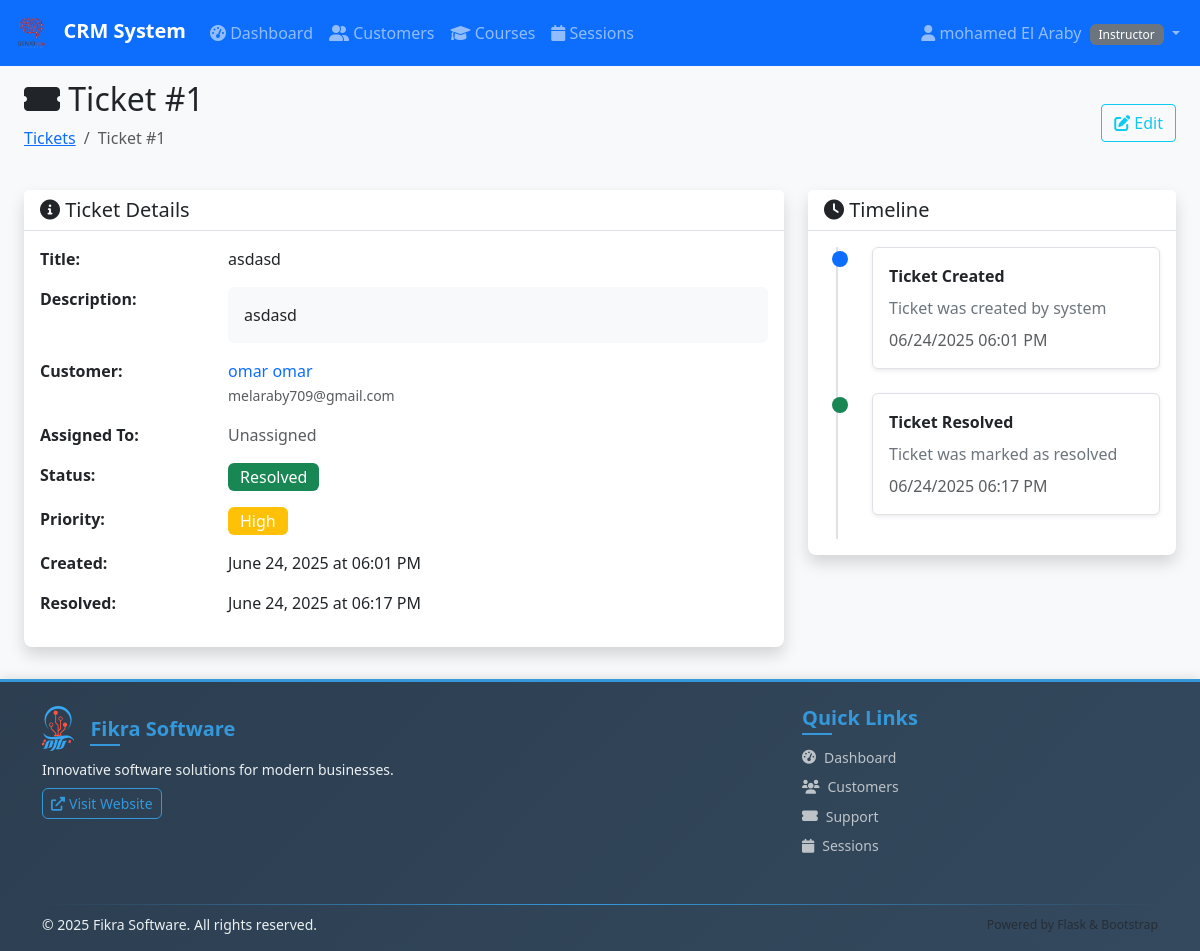
Page /tickets/1 (signed in) on the committed database.
### app.py (models this page shows)
class User(UserMixin, db.Model):
    id = db.Column(db.Integer, primary_key=True)
    username = db.Column(db.String(80), unique=True, nullable=False)
    email = db.Column(db.String(120), unique=True, nullable=False)
    password_hash = db.Column(db.String(120), nullable=False)
    role = db.Column(db.String(20), nullable=False)  # admin, instructor, customer_service
    first_name = db.Column(db.String(50), nullable=False)
    last_name = db.Column(db.String(50), nullable=False)
    created_at = db.Column(db.DateTime, default=datetime.utcnow)
    is_active = db.Column(db.Boolean, default=True)

class Ticket(db.Model):
    id = db.Column(db.Integer, primary_key=True)
    title = db.Column(db.String(100), nullable=False)
    description = db.Column(db.Text, nullable=False)
    customer_id = db.Column(db.Integer, db.ForeignKey('customer.id'), nullable=False)
    assigned_to_id = db.Column(db.Integer, db.ForeignKey('user.id'))
    status = db.Column(db.String(20), default='open')  # open, in_progress, resolved, closed
    priority = db.Column(db.String(10), default='medium')  # low, medium, high, urgent
    created_at = db.Column(db.DateTime, default=datetime.utcnow)
    resolved_at = db.Column(db.DateTime)
    resolution_notes = db.Column(db.Text)
    customer = db.relationship('Customer', backref='tickets')
    assigned_to = db.relationship('User', backref='assigned_tickets')

class Customer(db.Model):
    id = db.Column(db.Integer, primary_key=True)
    first_name = db.Column(db.String(50), nullable=False)
    last_name = db.Column(db.String(50), nullable=False)
    email = db.Column(db.String(120), unique=True, nullable=False)
    phone = db.Column(db.String(20))
    status = db.Column(db.String(20), default='active')  # active, inactive, needs_follow_up, no_show
    assigned_instructor_id = db.Column(db.Integer, db.ForeignKey('user.id'))
    created_at = db.Column(db.DateTime, default=datetime.utcnow)
    initial_notes = db.Column(db.Text)
    assigned_instructor = db.relationship('User', backref='assigned_customers')

### app.py (the view)
@app.route('/tickets/<int:ticket_id>')
@login_required
def ticket_detail(ticket_id):
    ticket = Ticket.query.get_or_404(ticket_id)
    if current_user.role == 'customer_service' and ticket.assigned_to_id != current_user.id:
        flash('Access denied. You can only view tickets assigned to you.', 'error')
        return redirect(url_for('tickets'))
    return render_template('ticket_detail.html', ticket=ticket)

### templates/ticket_detail.html (shortened to what this page needs)
{% extends "base.html" %}
{% block content %}
<div class="container-fluid">
    <div class="row">
        <div class="col-12">
            <div class="d-flex justify-content-between align-items-center mb-4">
                <div>
                    <h2><i class="fas fa-ticket-alt"></i> Ticket #{{ ticket.id }}</h2>
                    <nav aria-label="breadcrumb">
                        <ol class="breadcrumb">
                            <li class="breadcrumb-item"><a href="{{ url_for('tickets') }}">Tickets</a></li>
                            <li class="breadcrumb-item active">Ticket #{{ ticket.id }}</li>
                        </ol>
                    </nav>
                </div>
                <div class="btn-group">
                    <a href="{{ url_for('edit_ticket', ticket_id=ticket.id) }}" class="btn btn-outline-info">
                        <i class="fas fa-edit"></i> Edit
                    </a>
                </div>
            </div>
        </div>
    </div>
    <div class="row">
        <div class="col-md-8">
            <div class="card shadow">
                <div class="card-header">
                    <h5 class="card-title mb-0">
                        <i class="fas fa-info-circle"></i> Ticket Details
                    </h5>
                </div>
                <div class="card-body">
                    <div class="row mb-3">
                        <div class="col-sm-3"><strong>Title:</strong></div>
                        <div class="col-sm-9">{{ ticket.title }}</div>
                    </div>
                    <div class="row mb-3">
                        <div class="col-sm-3"><strong>Description:</strong></div>
                        <div class="col-sm-9">
                            <div class="p-3 bg-light rounded">
                                {{ ticket.description|nl2br|safe }}
                            </div>
                        </div>
                    </div>
                    <div class="row mb-3">
                        <div class="col-sm-3"><strong>Customer:</strong></div>
                        <div class="col-sm-9">
                            <a href="{{ url_for('customer_detail', customer_id=ticket.customer.id) }}"
                                class="text-decoration-none">
                                {{ ticket.customer.first_name }} {{ ticket.customer.last_name }}
                            </a>
                            <br><small class="text-muted">{{ ticket.customer.email }}</small>
                        </div>
                    </div>
                    <div class="row mb-3">
                        <div class="col-sm-3"><strong>Assigned To:</strong></div>
                        <div class="col-sm-9">
                            {% if ticket.assigned_to %}
                            {{ ticket.assigned_to.first_name }} {{ ticket.assigned_to.last_name }}
                            <br><small class="text-muted">{{ ticket.assigned_to.email }}</small>
                            {% else %}
                            <span class="text-muted">Unassigned</span>
                            {% endif %}
                        </div>
                    </div>
                    <div class="row mb-3">
                        <div class="col-sm-3"><strong>Status:</strong></div>
                        <div class="col-sm-9">
                            <span
                                class="badge bg-{{ 'warning' if ticket.status == 'open' else 'info' if ticket.status == 'in_progress' else 'success' if ticket.status == 'resolved' else 'secondary' }} fs-6">
                                {{ ticket.status.replace('_', ' ').title() }}
                            </span>
                        </div>
                    </div>
                    <div class="row mb-3">
                        <div class="col-sm-3"><strong>Priority:</strong></div>
                        <div class="col-sm-9">
                            <span
                                class="badge bg-{{ 'danger' if ticket.priority == 'urgent' else 'warning' if ticket.priority == 'high' else 'info' if ticket.priority == 'medium' else 'secondary' }} fs-6">
                                {{ ticket.priority.title() }}
                            </span>
                        </div>
                    </div>
                    <div class="row mb-3">
                        <div class="col-sm-3"><strong>Created:</strong></div>
                        <div class="col-sm-9">{{ ticket.created_at.strftime('%B %d, %Y at %I:%M %p') }}</div>
                    </div>
                    {% if ticket.resolved_at %}
                    <div class="row mb-3">
                        <div class="col-sm-3"><strong>Resolved:</strong></div>
                        <div class="col-sm-9">{{ ticket.resolved_at.strftime('%B %d, %Y at %I:%M %p') }}</div>
                    </div>
                    {% endif %}
                </div>
            </div>
        </div>
        <div class="col-md-4">
            <div class="card shadow">
                <div class="card-header">
                    <h5 class="card-title mb-0">
                        <i class="fas fa-clock"></i> Timeline
                    </h5>
                </div>
                <div class="card-body">
                    <div class="timeline">
                        <div class="timeline-item">
                            <div class="timeline-marker bg-primary"></div>
                            <div class="timeline-content">
                                <div class="timeline-title">Ticket Created</div>
                                <div class="timeline-text">
                                    Ticket was created by system
                                </div>
                                <div class="timeline-time text-muted">
                                    {{ ticket.created_at.strftime('%m/%d/%Y %I:%M %p') }}
                                </div>
                            </div>
                        </div>
                        {% if ticket.resolved_at %}
                        <div class="timeline-item">
                            <div class="timeline-marker bg-success"></div>
                            <div class="timeline-content">
                                <div class="timeline-title">Ticket Resolved</div>
                                <div class="timeline-text">
                                    Ticket was marked as resolved
                                </div>
                                <div class="timeline-time text-muted">
                                    {{ ticket.resolved_at.strftime('%m/%d/%Y %I:%M %p') }}
                                </div>
                            </div>
                        </div>
                        {% endif %}
                    </div>
                </div>
            </div>
        </div>
    </div>
</div>
{% endblock %}

### templates/base.html (shortened to what this page needs)
<!DOCTYPE html>
<html lang="en">
<head>
    <link href="https://cdn.jsdelivr.net/npm/bootstrap@5.3.0/dist/css/bootstrap.min.css" rel="stylesheet">
    <link href="https://cdnjs.cloudflare.com/ajax/libs/font-awesome/6.0.0/css/all.min.css" rel="stylesheet">
    <link href="{{ url_for('static', filename='css/style.css') }}" rel="stylesheet">
</head>
<body>
    {% if current_user.is_authenticated %}
    <nav class="navbar navbar-expand-lg navbar-dark bg-primary">
        <div class="container-fluid">
            <a class="navbar-brand" href="{{ url_for('dashboard') }}">
                <img src="{{ url_for('static', filename='images/GENIOTECH.png') }}" alt="GENIO TECH" height="40"
                    class="me-2">
                CRM System
            </a>
            <div class="collapse navbar-collapse" id="navbarNav">
                <ul class="navbar-nav me-auto">
                    <li class="nav-item">
                        <a class="nav-link" href="{{ url_for('dashboard') }}">
                            <i class="fas fa-tachometer-alt"></i> Dashboard
                        </a>
                    </li>
                    <li class="nav-item">
                        <a class="nav-link" href="{{ url_for('customers') }}">
                            <i class="fas fa-user-friends"></i> Customers
                        </a>
                    </li>
                    <li class="nav-item">
                        <a class="nav-link" href="{{ url_for('courses') }}">
                            <i class="fas fa-graduation-cap"></i> Courses
                        </a>
                    </li>
                    {% if current_user.role in ['instructor', 'admin'] %}
                    <li class="nav-item">
                        <a class="nav-link" href="{{ url_for('sessions') }}">
                            <i class="fas fa-calendar"></i> Sessions
                        </a>
                    </li>
                    {% endif %}
                </ul>
                <ul class="navbar-nav">
                    <li class="nav-item dropdown">
                        <a class="nav-link dropdown-toggle" href="#" role="button" data-bs-toggle="dropdown">
                            <i class="fas fa-user"></i> {{ current_user.first_name }} {{ current_user.last_name }}
                            <span class="badge bg-secondary ms-1">{{ current_user.role.title() }}</span>
                        </a>
                    </li>
                </ul>
            </div>
        </div>
    </nav>
    {% endif %}
    <main class="{% if current_user.is_authenticated %}container-fluid mt-4{% endif %}">
        {% block content %}{% endblock %}
    </main>
    <footer class="footer">
        <div class="container">
            <div class="row justify-content-between">
                <div class="col-lg-6 col-md-6 mb-3">
                    <div class="d-flex align-items-center mb-2">
                        <h5 class="mb-0">Fikra Software</h5>
                    </div>
                    <p class="mb-2">Innovative software solutions for modern businesses.</p>
                    <a href="https://fikra.solutions/" target="_blank" class="btn btn-outline-primary btn-sm">
                        <i class="fas fa-external-link-alt me-1"></i> Visit Website
                    </a>
                </div>
                <div class="col-lg-4 col-md-6 mb-3">
                    <h5>Quick Links</h5>
                    <ul class="list-unstyled">
                        <li class="mb-2"><a
                                href="{{ url_for('dashboard') if current_user.is_authenticated else url_for('login') }}"><i
                                    class="fas fa-tachometer-alt me-2"></i>Dashboard</a></li>
                        <li class="mb-2"><a
                                href="{{ url_for('customers') if current_user.is_authenticated else '#' }}"><i
                                    class="fas fa-users me-2"></i>Customers</a></li>
                        <li class="mb-2"><a href="{{ url_for('tickets') if current_user.is_authenticated else '#' }}"><i
                                    class="fas fa-ticket-alt me-2"></i>Support</a></li>
                        <li class="mb-2"><a
                                href="{{ url_for('sessions') if current_user.is_authenticated else '#' }}"><i
                                    class="fas fa-calendar me-2"></i>Sessions</a></li>
                    </ul>
                </div>
            </div>
            <div class="footer-divider"></div>
            <div class="row align-items-center">
                <div class="col-md-8">
                    <p class="mb-0">© <span id="current-year"></span> Fikra Software. All rights reserved.</p>
                </div>
                <div class="col-md-4 text-md-end">
                    <small class="text-muted">
                        Powered by Flask & Bootstrap
                    </small>
                </div>
            </div>
        </div>
    </footer>
</body>
</html>

### rows in the picture
User: first_name "mohamed", last_name "El Araby", role "Instructor"
Ticket: id "1", title "asdasd", description "asdasd", status.replace "Resolved", priority "High", created_at "June 24, 2025 at 06:01 PM", resolved_at "June 24, 2025 at 06:17 PM", created_at "06/24/2025 06:01 PM", resolved_at "06/24/2025 06:17 PM"
Customer: customer.first_name "omar", customer.last_name "omar", customer.email "melaraby709@gmail.com"
